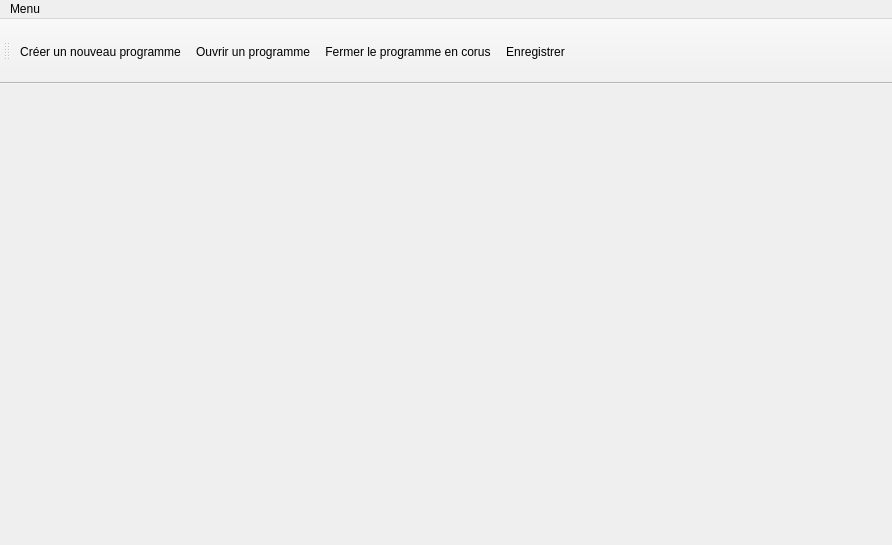
<?xml version="1.0" encoding="UTF-8"?>
<ui version="4.0">
 <class>MainWindow</class>
 <widget class="QMainWindow" name="MainWindow">
  <property name="geometry">
   <rect>
    <x>0</x>
    <y>0</y>
    <width>892</width>
    <height>545</height>
   </rect>
  </property>
  <property name="windowTitle">
   <string>MultiCoding</string>
  </property>
  <property name="windowIcon">
   <iconset resource="../resources.qrc">
    <normaloff>:/icons/multicoding</normaloff>:/icons/multicoding</iconset>
  </property>
  <widget class="QWidget" name="centralWidget">
   <layout class="QHBoxLayout" name="horizontalLayout">
    <property name="spacing">
     <number>0</number>
    </property>
    <property name="leftMargin">
     <number>0</number>
    </property>
    <property name="topMargin">
     <number>0</number>
    </property>
    <property name="rightMargin">
     <number>0</number>
    </property>
    <property name="bottomMargin">
     <number>0</number>
    </property>
    <item>
     <layout class="QHBoxLayout" name="centralLayout"/>
    </item>
   </layout>
  </widget>
  <widget class="QMenuBar" name="menuBar">
   <property name="geometry">
    <rect>
     <x>0</x>
     <y>0</y>
     <width>892</width>
     <height>20</height>
    </rect>
   </property>
   <widget class="QMenu" name="mainMenu">
    <property name="title">
     <string>Menu</string>
    </property>
    <addaction name="separator"/>
    <addaction name="quitAction"/>
   </widget>
   <addaction name="mainMenu"/>
  </widget>
  <widget class="QToolBar" name="mainToolBar">
   <property name="minimumSize">
    <size>
     <width>0</width>
     <height>0</height>
    </size>
   </property>
   <property name="iconSize">
    <size>
     <width>50</width>
     <height>50</height>
    </size>
   </property>
   <attribute name="toolBarArea">
    <enum>TopToolBarArea</enum>
   </attribute>
   <attribute name="toolBarBreak">
    <bool>false</bool>
   </attribute>
   <addaction name="createNewProgramAction"/>
   <addaction name="openProgramAction"/>
   <addaction name="closeProgramAction"/>
   <addaction name="saveAction"/>
   <addaction name="executeProgramAction"/>
  </widget>
  <action name="openProgramAction">
   <property name="icon">
    <iconset resource="../resources.qrc">
     <normaloff>:/icons/open</normaloff>:/icons/open</iconset>
   </property>
   <property name="text">
    <string>Ouvrir un programme</string>
   </property>
   <property name="toolTip">
    <string>Ouvrir un programme</string>
   </property>
  </action>
  <action name="createNewProgramAction">
   <property name="icon">
    <iconset resource="../resources.qrc">
     <normaloff>:/icons/create</normaloff>:/icons/create</iconset>
   </property>
   <property name="text">
    <string>Créer un nouveau programme</string>
   </property>
   <property name="toolTip">
    <string>Créer un nouveau programme</string>
   </property>
  </action>
  <action name="saveAction">
   <property name="icon">
    <iconset resource="../resources.qrc">
     <normaloff>:/icons/save</normaloff>:/icons/save</iconset>
   </property>
   <property name="text">
    <string>Enregistrer</string>
   </property>
  </action>
  <action name="quitAction">
   <property name="icon">
    <iconset resource="../resources.qrc">
     <normaloff>:/icons/quit</normaloff>:/icons/quit</iconset>
   </property>
   <property name="text">
    <string>Quitter</string>
   </property>
  </action>
  <action name="executeProgramAction">
   <property name="text">
    <string> </string>
   </property>
  </action>
  <action name="closeProgramAction">
   <property name="icon">
    <iconset resource="../resources.qrc">
     <normaloff>:/icons/close</normaloff>:/icons/close</iconset>
   </property>
   <property name="text">
    <string>Fermer le programme en corus</string>
   </property>
   <property name="toolTip">
    <string>Fermer le programme en cours</string>
   </property>
  </action>
  <action name="debugAction">
   <property name="text">
    <string>debugmode</string>
   </property>
   <property name="shortcut">
    <string>Ctrl+T, Ctrl+D, Ctrl+M</string>
   </property>
  </action>
 </widget>
 <layoutdefault spacing="6" margin="11"/>
 <resources>
  <include location="../resources.qrc"/>
 </resources>
 <connections/>
</ui>
